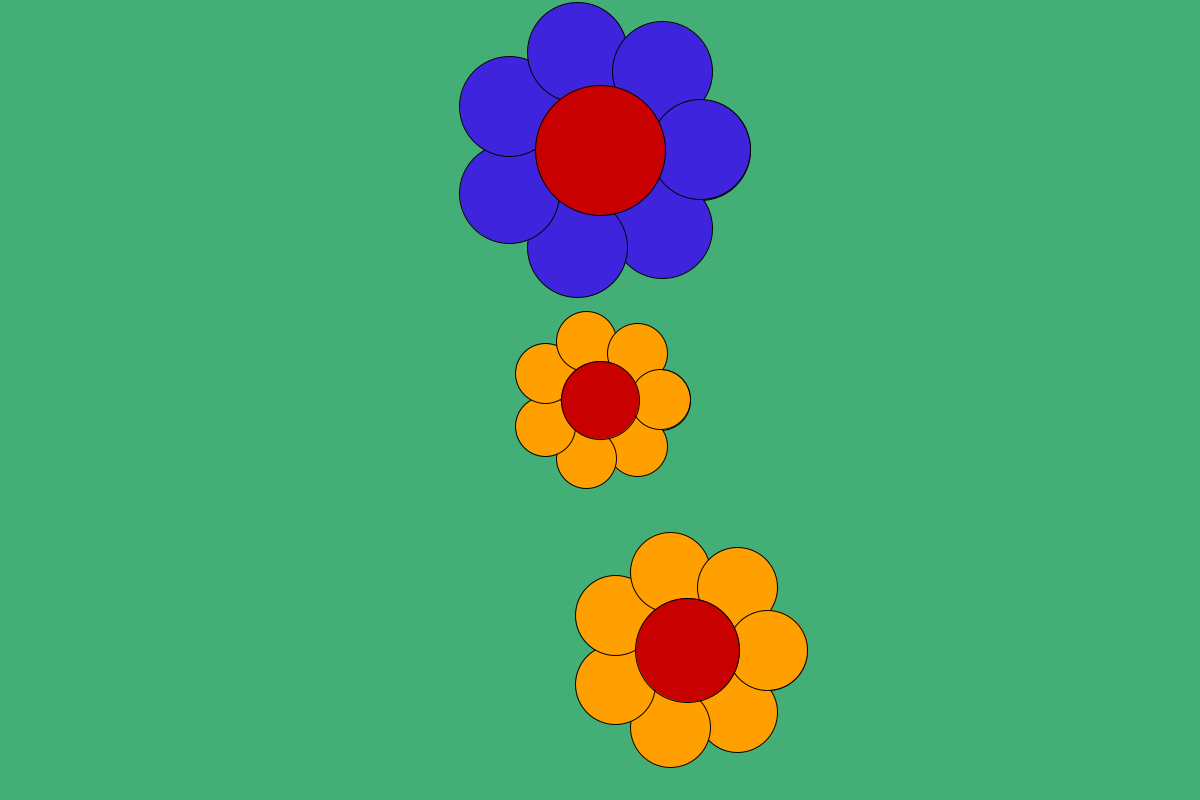
Frame 1 (no input)
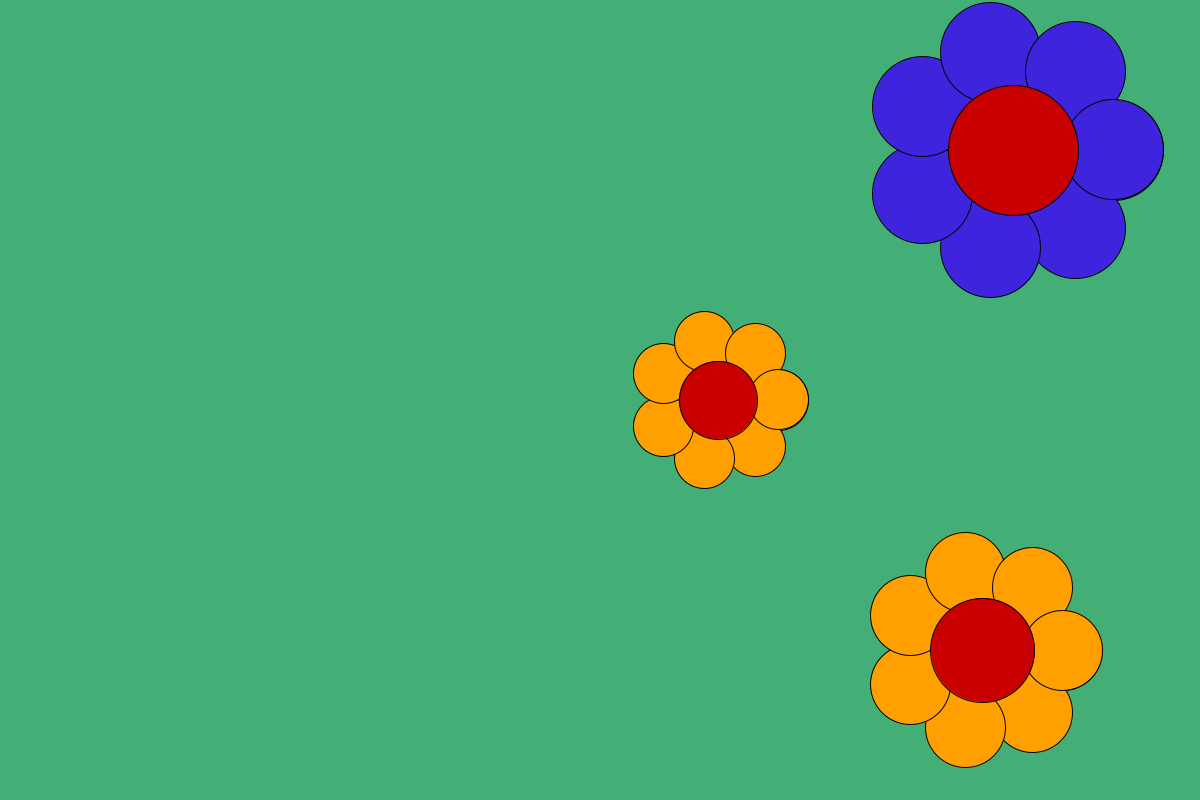
Frame 60 (the mouse pressed at the canvas centre just before this capture)
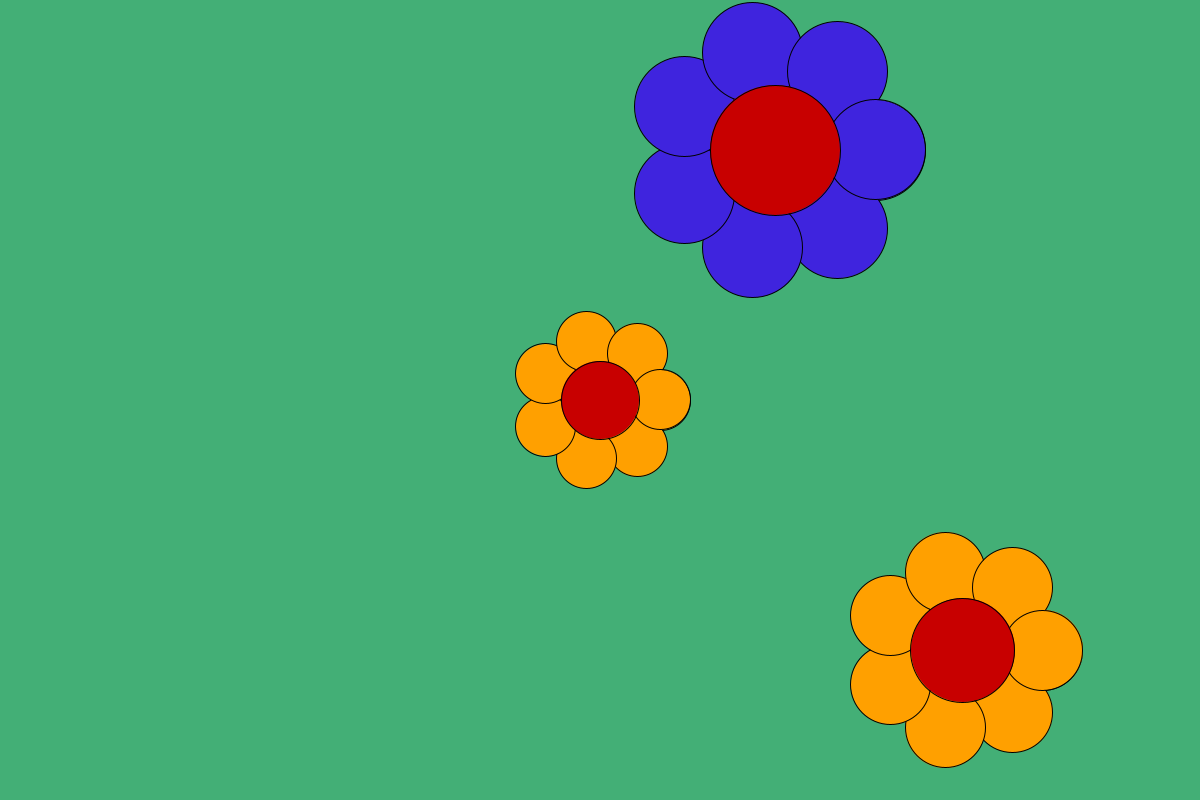
Frame 120 (the mouse held since frame 60 and released just before this capture)

The Processing sketch that drew these frames (run headless with seeded random() and noise(); from frame 60 on, the mouse is pressed at the canvas centre):

// Processing sketch: Nana_flowerhomework2
// ── Nana_flowerhomework2.pde
Flower myFlower1;
Flower myFlower2;  
Flower myFlower3;

boolean colour = false;

void setup() {
  size(1200, 800);

  int _r1= 60;
  int _r2 = 80;
  int _r3 = 100;
  int _petals=7;
  float _x=width/2;
  float _y=height/2;
  int _pc = #FFA000;
  int pc = #3F24DE;
  int offset = 250;



  myFlower1 = new Flower(_r1, _petals, _x, _y, _pc, 2); 
  myFlower2 = new Flower(_r2, _petals, _x+random(-300, 300), _y+offset, _pc, 5);
  myFlower3 = new Flower(_r3, _petals, _x, _y-offset, pc, 7);
}

void draw() {
  background(#43AF76);

  myFlower1.display();
  myFlower1.move(/*2*/);  
  myFlower1.bounce();
  myFlower1.mouseDragged();
  myFlower1.collision();
  
  
  myFlower2.display();
  myFlower2.move(/*5*/);
  myFlower2.bounce();
  
  myFlower3.display();
  myFlower3.move(/*7*/);
  myFlower3.bounce();
  
  
}

// ── Flower.pde
class Flower {

  // Variables
  float speed = 2; //Der blev lavet en speed variable så man kunne flytte på blomsten og sætte den til forskellig hastighed
  float ballX;
  float ballY;


  float r;       // radius of the flower petal
  int n_petals;  // number of petals 
  float x;       // x-position of the center of the flower
  float y;       // y-position of the center of the flower
  color petalColor = #3F24DE;//hexadecimal number for the color of petals


  Flower(float temp_r, int temp_n_petals, float temp_x, float temp_y, int temp_petalColor, float temp_speed) {
    r = temp_r;
    n_petals = temp_n_petals;
    x = temp_x;
    y = temp_y;
    petalColor = temp_petalColor;
    speed = temp_speed;
  }

  void display () {

    fill(petalColor);
    for (float i=0; i<PI*2; i+=2*PI/n_petals) {
      ballX=x + r*cos(i);
      ballY=y + r*sin(i);
      ellipse(ballX, ballY, r, r);
    }

    fill(200, 0, 0);
    ellipse(x, y, r*1.3, r*1.3);
  }

  void move(/*float speed*/) {
    x = x + speed;
  }

  void bounce() {
    if (x > width-r || x < r || y > height || y < 0) {
      speed = speed * (-1);
    }
  }

  void mouseDragged() {
    if(mousePressed){
    x = mouseX;
    y = mouseY;
    if (mouseX > width/2) {
      petalColor = #DA67FA;
    } else if (mouseX < width/2) {
      petalColor = #FFA000;
    }
    }
  }

  void collision() {
    float d = dist(myFlower1.x, myFlower1.y, myFlower3.x, myFlower3.y);
    float d2 = dist(myFlower1.x, myFlower1.y, myFlower2.x, myFlower2.y);
    
    if(d < myFlower1.r + myFlower3.r + 70){
        petalColor = #000000;
    } else if (d2 < myFlower1.r + myFlower2.r + 70){
      background(#03F9FF);
    }
  }
}
